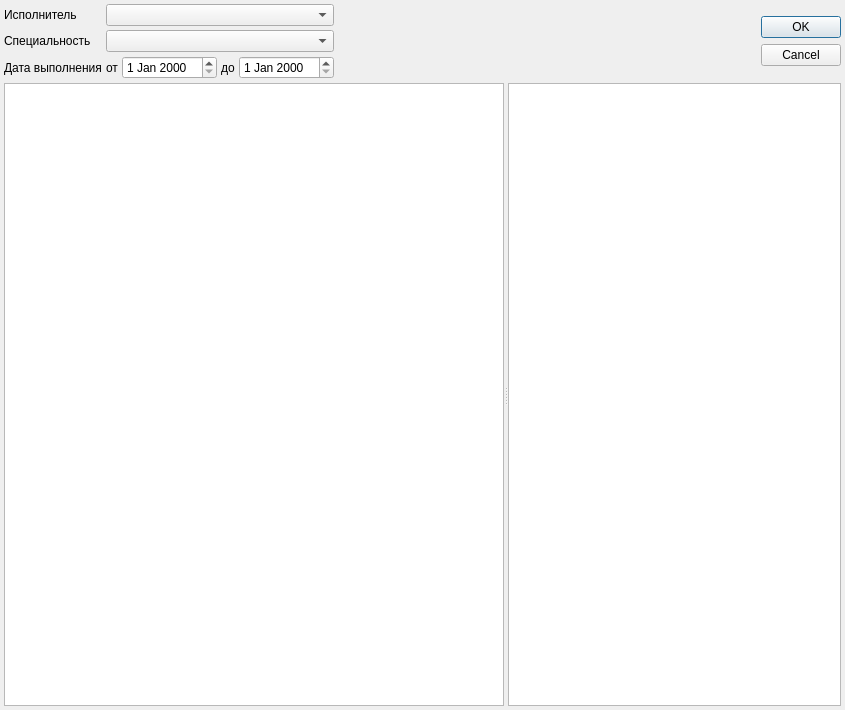
<?xml version="1.0" encoding="UTF-8"?>
<ui version="4.0">
 <class>ActionPropertyCopyDialog</class>
 <widget class="QDialog" name="ActionPropertyCopyDialog">
  <property name="geometry">
   <rect>
    <x>0</x>
    <y>0</y>
    <width>845</width>
    <height>710</height>
   </rect>
  </property>
  <property name="windowTitle">
   <string>Dialog</string>
  </property>
  <layout class="QGridLayout" name="gridLayout">
   <property name="margin">
    <number>4</number>
   </property>
   <property name="spacing">
    <number>4</number>
   </property>
   <item row="0" column="0">
    <layout class="QHBoxLayout" name="horizontalLayout">
     <property name="spacing">
      <number>4</number>
     </property>
     <item>
      <layout class="QGridLayout" name="gridLayout_2">
       <property name="spacing">
        <number>4</number>
       </property>
       <item row="2" column="2">
        <widget class="CDateEdit" name="edtDateFrom"/>
       </item>
       <item row="2" column="1">
        <widget class="QLabel" name="lblDateFrom">
         <property name="text">
          <string>от</string>
         </property>
        </widget>
       </item>
       <item row="2" column="3">
        <widget class="QLabel" name="lblDateTo">
         <property name="text">
          <string>до</string>
         </property>
        </widget>
       </item>
       <item row="0" column="0">
        <widget class="QLabel" name="lblPerson">
         <property name="text">
          <string>Исполнитель</string>
         </property>
        </widget>
       </item>
       <item row="1" column="0">
        <widget class="QLabel" name="lblSpeciality">
         <property name="text">
          <string>Специальность</string>
         </property>
        </widget>
       </item>
       <item row="2" column="4">
        <widget class="CDateEdit" name="edtDateTo"/>
       </item>
       <item row="2" column="0">
        <widget class="QLabel" name="lblDate">
         <property name="text">
          <string>Дата выполнения</string>
         </property>
        </widget>
       </item>
       <item row="2" column="5">
        <spacer name="horizontalSpacer">
         <property name="orientation">
          <enum>Qt::Horizontal</enum>
         </property>
         <property name="sizeHint" stdset="0">
          <size>
           <width>40</width>
           <height>20</height>
          </size>
         </property>
        </spacer>
       </item>
       <item row="0" column="1" colspan="4">
        <widget class="CPersonComboBoxEx" name="cmbPerson">
         <property name="sizePolicy">
          <sizepolicy hsizetype="Expanding" vsizetype="Fixed">
           <horstretch>0</horstretch>
           <verstretch>0</verstretch>
          </sizepolicy>
         </property>
        </widget>
       </item>
       <item row="1" column="1" colspan="4">
        <widget class="CRBComboBox" name="cmbSpeciality">
         <property name="sizePolicy">
          <sizepolicy hsizetype="Expanding" vsizetype="Fixed">
           <horstretch>0</horstretch>
           <verstretch>0</verstretch>
          </sizepolicy>
         </property>
        </widget>
       </item>
      </layout>
     </item>
     <item>
      <widget class="QDialogButtonBox" name="buttonBox">
       <property name="sizePolicy">
        <sizepolicy hsizetype="Fixed" vsizetype="Fixed">
         <horstretch>0</horstretch>
         <verstretch>0</verstretch>
        </sizepolicy>
       </property>
       <property name="orientation">
        <enum>Qt::Vertical</enum>
       </property>
       <property name="standardButtons">
        <set>QDialogButtonBox::Cancel|QDialogButtonBox::Ok</set>
       </property>
      </widget>
     </item>
    </layout>
   </item>
   <item row="1" column="0">
    <widget class="QSplitter" name="splitter">
     <property name="sizePolicy">
      <sizepolicy hsizetype="Expanding" vsizetype="Expanding">
       <horstretch>0</horstretch>
       <verstretch>0</verstretch>
      </sizepolicy>
     </property>
     <property name="orientation">
      <enum>Qt::Horizontal</enum>
     </property>
     <property name="childrenCollapsible">
      <bool>false</bool>
     </property>
     <widget class="CTableView" name="tblActions">
      <property name="sizePolicy">
       <sizepolicy hsizetype="Minimum" vsizetype="Expanding">
        <horstretch>60</horstretch>
        <verstretch>0</verstretch>
       </sizepolicy>
      </property>
     </widget>
     <widget class="CTableView" name="tblProperties">
      <property name="sizePolicy">
       <sizepolicy hsizetype="Minimum" vsizetype="Expanding">
        <horstretch>40</horstretch>
        <verstretch>0</verstretch>
       </sizepolicy>
      </property>
     </widget>
    </widget>
   </item>
  </layout>
 </widget>
 <customwidgets>
  <customwidget>
   <class>CRBComboBox</class>
   <extends>QComboBox</extends>
   <header>library/crbcombobox.h</header>
  </customwidget>
  <customwidget>
   <class>CDateEdit</class>
   <extends>QDateEdit</extends>
   <header>library/DateEdit.h</header>
  </customwidget>
  <customwidget>
   <class>CPersonComboBoxEx</class>
   <extends>QComboBox</extends>
   <header>Orgs/PersonComboBoxEx.h</header>
  </customwidget>
  <customwidget>
   <class>CTableView</class>
   <extends>QTableView</extends>
   <header>library/TableView.h</header>
  </customwidget>
 </customwidgets>
 <tabstops>
  <tabstop>cmbPerson</tabstop>
  <tabstop>cmbSpeciality</tabstop>
  <tabstop>edtDateFrom</tabstop>
  <tabstop>edtDateTo</tabstop>
  <tabstop>tblActions</tabstop>
  <tabstop>tblProperties</tabstop>
  <tabstop>buttonBox</tabstop>
 </tabstops>
 <resources/>
 <connections>
  <connection>
   <sender>buttonBox</sender>
   <signal>accepted()</signal>
   <receiver>ActionPropertyCopyDialog</receiver>
   <slot>accept()</slot>
   <hints>
    <hint type="sourcelabel">
     <x>248</x>
     <y>254</y>
    </hint>
    <hint type="destinationlabel">
     <x>157</x>
     <y>274</y>
    </hint>
   </hints>
  </connection>
  <connection>
   <sender>buttonBox</sender>
   <signal>rejected()</signal>
   <receiver>ActionPropertyCopyDialog</receiver>
   <slot>reject()</slot>
   <hints>
    <hint type="sourcelabel">
     <x>316</x>
     <y>260</y>
    </hint>
    <hint type="destinationlabel">
     <x>286</x>
     <y>274</y>
    </hint>
   </hints>
  </connection>
 </connections>
</ui>
